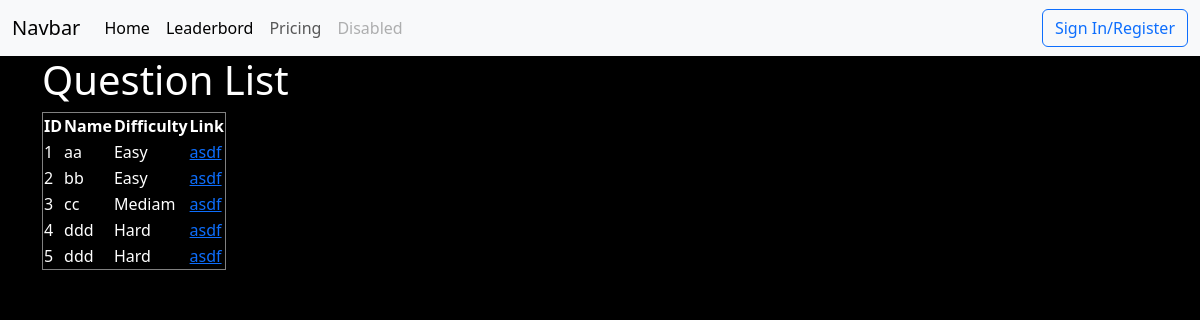
Page /pages/list_questions/ on the committed database.
### pages/models.py (models this page shows, shortened)
class question_list(models.Model):
   question_id = models.AutoField(primary_key=True)
   question_name = models.CharField(max_length=255)
   question_statement = models.TextField()
   difficulty_choices = [
      ("easy", "Easy"),
      ("mediam", "Mediam"),
      ("hard", "Hard"),
   ]
   difficulty = models.CharField(max_length=6, choices=difficulty_choices, default="easy")

### pages/views.py (the view)
# urls.py: path('list_questions/', views.list, name='question_list'),
def list (request):
   questions = question_list.objects.all()
   return render(request, "question_list.html", {"questions" : questions})

### pages/templates/question_list.html
{% extends 'base.html' %}
{% block title %}Coding Prep {% endblock %} {% block content %}
<h1>Question List</h1>
    <table border="1">
      <thead>
        <tr>
          <th>ID</th>
          <th>Name</th>
          <th>Difficulty</th>
          <th>Link</th>
        </tr>
      </thead>
      <tbody>
        {% for question in questions %}
        <tr>
          <td>{{ question.question_id }}</td>
          <td>{{ question.question_name }}</td>
          <td>{{ question.get_difficulty_display }}</td>
          <td><a href={% url 'question_detail' question.question_id %}>asdf</a></td>
        </tr>
        {% empty %}
        <tr>
          <td colspan="4">No questions available.</td>
        </tr>
        {% endfor %}
      </tbody>
    </table>
{% endblock %}

### templates/base.html (shortened to what this page needs)
<!DOCTYPE html>
<html lang="en">
<head>
   <link rel="stylesheet" href="https://cdn.jsdelivr.net/npm/bootstrap@5.3.3/dist/css/bootstrap.min.css" />
</head>
<body>
   <nav class="navbar navbar-expand-lg navbar-light bg-light">
      <div class="container-fluid">
         <a class="navbar-brand" href="#">Navbar</a>
         <div class="collapse navbar-collapse" id="navbarNavAltMarkup">
            <div class="navbar-nav">
               <a class="nav-link active" aria-current="page" href="{% url 'homepage' %}">Home</a>
               <a class="nav-link active" aria-current="page" href="{% url 'leaderbord' %}">Leaderbord</a>
               <a class="nav-link" href="#">Pricing</a>
               <a class="nav-link disabled" href="#" tabindex="-1" aria-disabled="true">Disabled</a>
            </div>
            <div class="navbar-nav ms-auto">
               {% if not request.path == '/account/login/' and not request.path == '/account/register/' %}
               {% if user.is_authenticated %}
               <div class="d-flex align-items-center">
                  <span class="nav-link">Hello, {{ user.username }}!</span>
                  <a class="btn btn-outline-danger" href="{% url 'logout' %}" role="button">Logout</a>
               </div>
               {% else %}
               <a class="btn btn-outline-primary" href="{% url 'user_registration' %}" role="button">Sign
                  In/Register</a>
               {% endif %}
               {%endif%}
            </div>
         </div>
      </div>
   </nav>
   <div class="container">
      {% block content %}{% endblock %}
   </div>
</body>
</html>

### templates/base.html (style rules this page uses)
body { background-color: black; color: white; }

### rows in the picture
question_list: question_id "1", question_name "aa", difficulty "Easy"
question_list: question_id "2", question_name "bb", difficulty "Easy"
question_list: question_id "3", question_name "cc", difficulty "Mediam"
question_list: question_id "4", question_name "ddd", difficulty "Hard"
question_list: question_id "5", question_name "ddd", difficulty "Hard"
